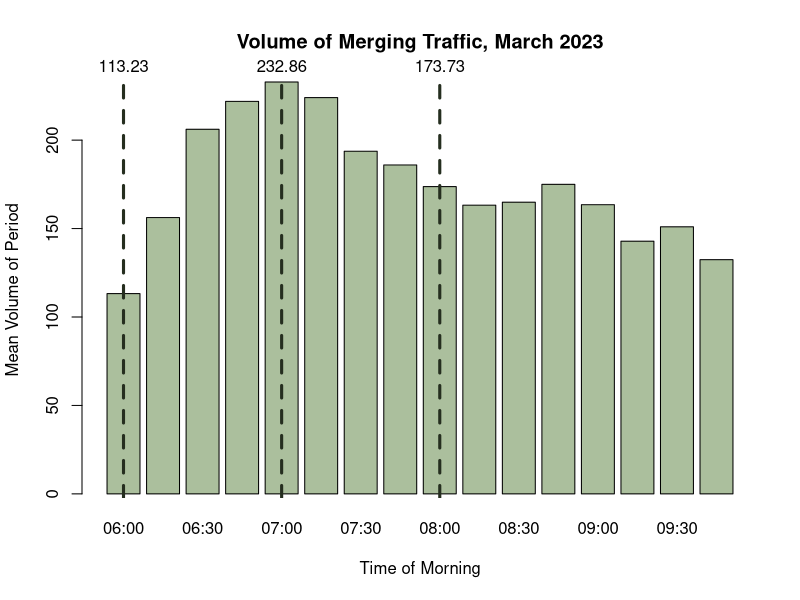
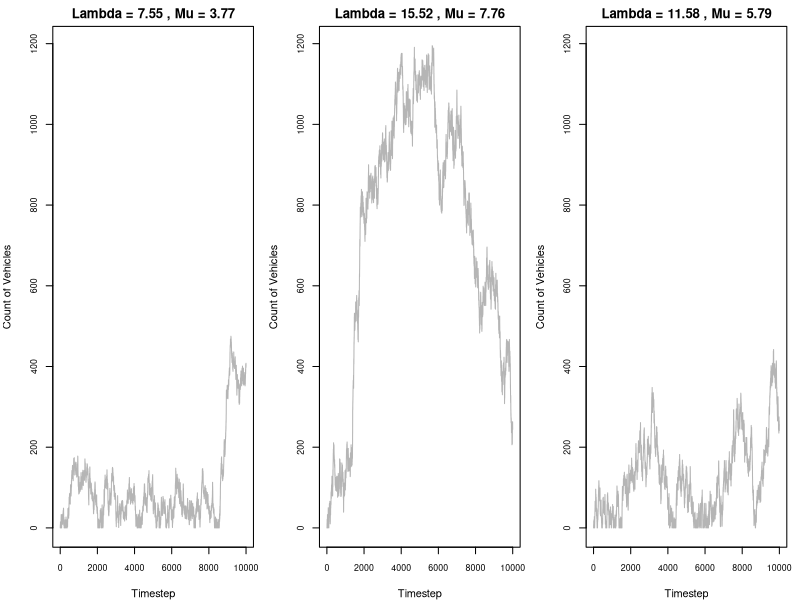
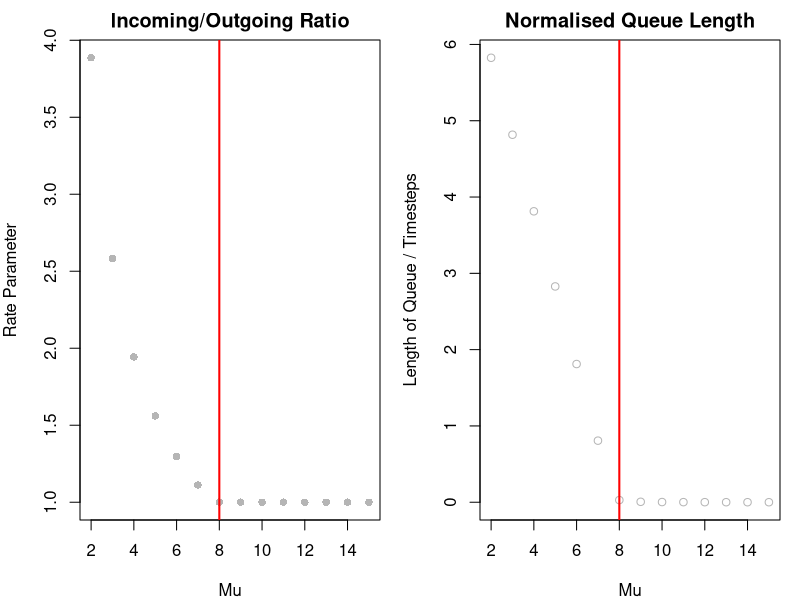
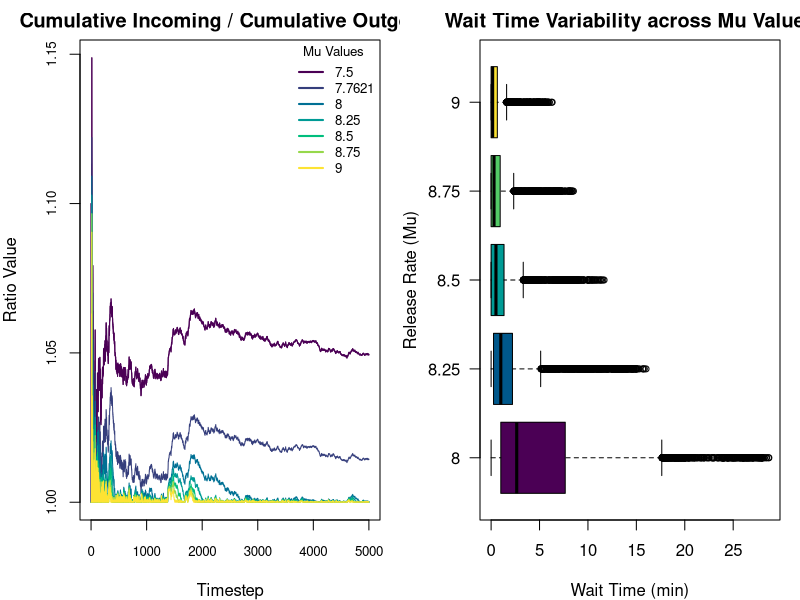
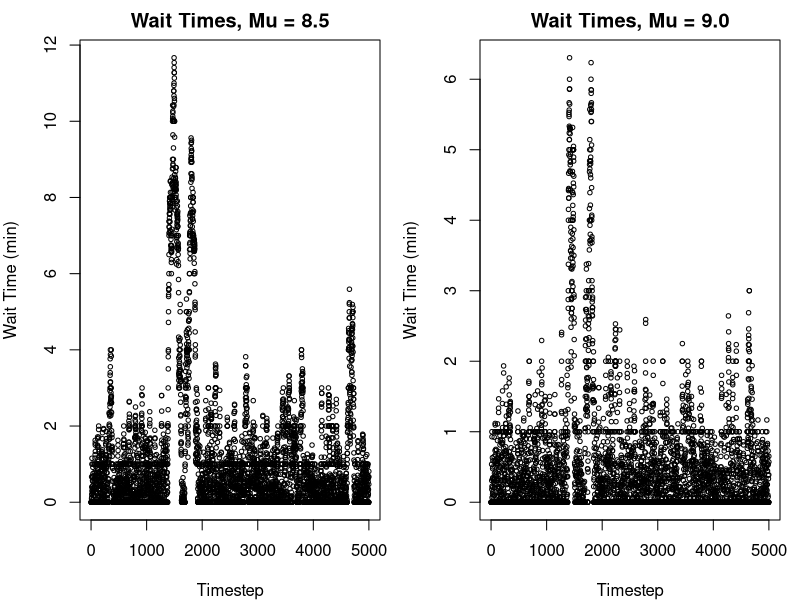
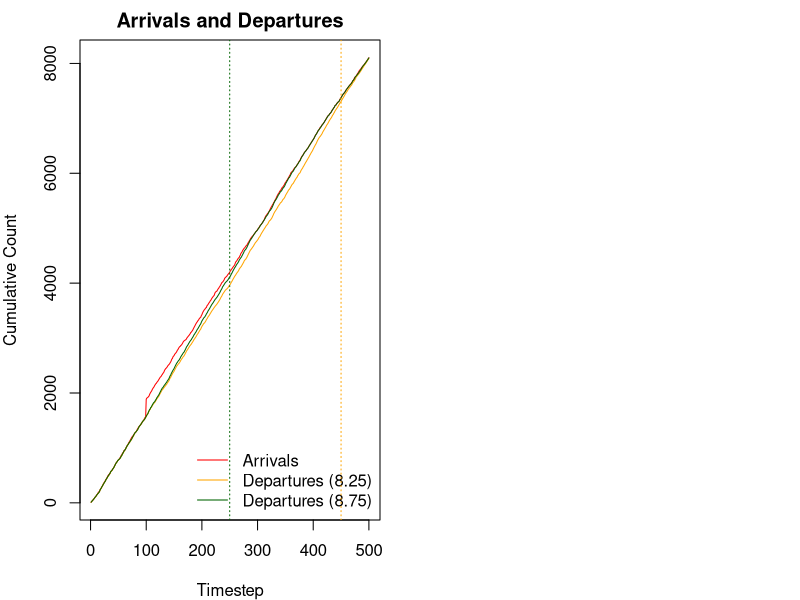
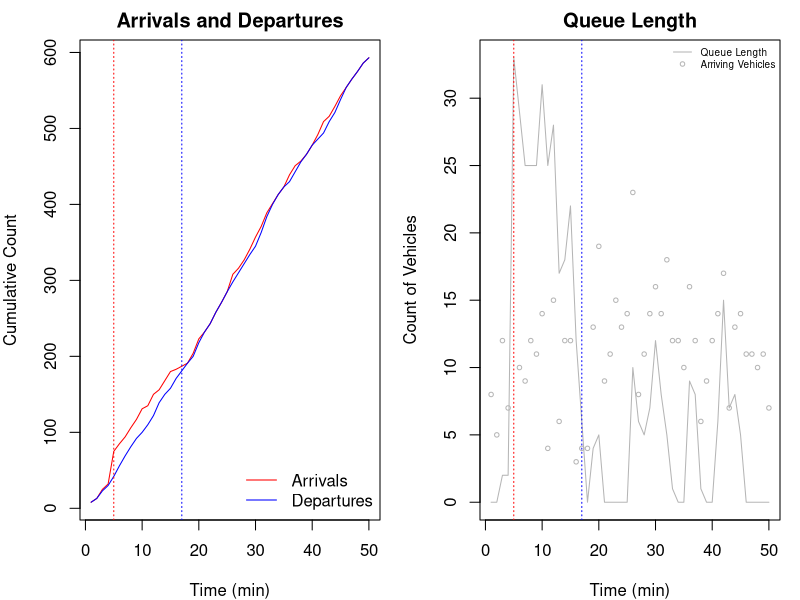
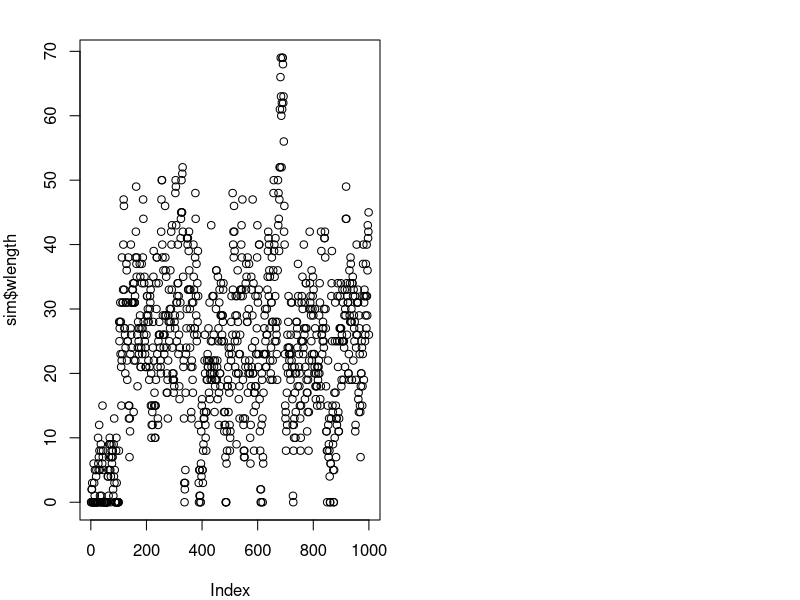

Write the R code that produced these figures, in order.
## ---- chunk 1
#| include: false

# Keep these commented as the full files were too large to upload to Github
# Importing datasets
# raw23 <- read.csv("2023-03.csv")
# raw25 <- read.csv("2025-03.csv")

# Filtering for on-ramp segment
# ramp25 <- raw25[raw25$MLinkID == 5725, ]
# ramp23 <- raw23[raw23$MLinkID == 5725, ]

# Filtering for the freeway segment directly following the on-ramp
# fwy25 <- raw25[raw25$MLinkID == 183, ]
# fwy23 <- raw23[raw23$MLinkID == 183, ]

# Simplified import commands
ramp25 <- read.csv("ramp25.csv")
ramp23 <- read.csv("ramp23.csv")

fwy25 <- read.csv("fwy25.csv")
fwy23 <- read.csv("fwy23.csv")
## ---- chunk 2
#| include: false

library(lubridate)

# Converting datetime strings to date objects
ramp23$Date.Time.AWST <- ymd_hm(ramp23$Date.Time.AWST)

# Adding day of the week column (1=sunday, 7=saturday)
ramp23$Weekday <- wday(ramp23$Date.Time.AWST)

# Adding hour of the day column
ramp23$Hour <- hour(ramp23$Date.Time.AWST)

# Adding 15-min segment identifier of column
ramp23$Period <- format(ramp23$Date.Time.AWST, "%H:%M")

# Removing weekends
ramp23.wk <- ramp23[ramp23$Weekday %in% c(2, 3, 4, 5, 6), ]

# Filtering for only the morning peak (6am-10am)
ramp23.pk.wk <- ramp23.wk[6 <= ramp23.wk$Hour & ramp23.wk$Hour < 10, ]

# Removing public holidays (March 6 is the onyl date - Labour Day)
ramp23.pk.wk <- ramp23.pk.wk[date(ramp23.pk.wk$Date.Time.AWST) != "2023-03-06", ]
## ---- chunk 3
head(ramp23[, c(-6, -7, -8, -9, -10)])
## ---- chunk 4
#| include: false

smeans <- aggregate(Volume ~ Period, 
                           data = ramp23.pk.wk, 
                           FUN = mean)

# getting max volume
smax <- max(smeans$Volume)
maxindex <- which(smeans$Volume == smax)

# getting mean volume
smean <- mean(smeans$Volume)

# getting min volume
smin <- min(smeans$Volume)
minindex <- which(smeans$Volume == smin)
## ---- chunk 5
#| echo: false

bp <- barplot(smeans$Volume, names.arg = smeans$Period, col="#abbf9d", xlab = "Time of Morning", ylab = "Mean Volume of Period", main="Volume of Merging Traffic, March 2023")

abline(v = bp[1], col = "#252e1f", lwd = 3, lty = 2)
text(x = bp[1], y = smax, labels = round(smeans$Volume[1], 2), pos = 3, xpd = TRUE)

abline(v = bp[5], col = "#252e1f", lwd = 3, lty = 2)
text(x = bp[5], y = smax, labels = round(smeans$Volume[5], 2), pos = 3, xpd = TRUE)

abline(v = bp[9], col = "#252e1f", lwd = 3, lty = 2)
text(x = bp[9], y = smax, labels = round(smeans$Volume[9], 2), pos = 3, xpd = TRUE)
## ---- chunk 6
#| echo: false
smu6  <- mean(ramp23.pk.wk[ramp23.pk.wk$Period == "06:00", 4])
svar6 <- var(ramp23.pk.wk[ramp23.pk.wk$Period == "06:00", 4])

data.frame (
  Mean = smu6,
  Variance = svar6,
  row.names = c("6am (min)")
)
## ---- chunk 7
#| include: false
ssize6 <- (smu6^2) / (svar6 - smu6)
## ---- chunk 8
sim1 <- rnbinom(10000, size = ssize6, mu = smu6)
sim2 <- rpois(10000, lambda = smu6)
data.frame (
  Mean = c(smu6, mean(sim1), mean(sim2)),
  Variance = c(svar6, var(sim1), mean(sim2)),
  row.names = c("Dataset", "NBinom Sim", "Poisson Sim  ")
)
## ---- chunk 9
#| echo: false
data.frame(
  Mean = smu6 / 15,
  Variance = svar6 / 15^2,
  Size = ((smu6/15)^2) / ((svar6/(15^2)) - smu6/15),
  row.names = c("Vehicles/min")
  )
## ---- chunk 10
#| echo: false

data.frame(
  Mean = c(smu6, smu6/15, smu6/15),
  Size = c(ssize6, ((smu6/15)^2) / ((svar6/(15^2)) - smu6/15), ssize6/15),
  row.names = c("Vehicles/15min", "Vehicles/min (Method 1)", "Vehicles/min (Method 2)")
)
## ---- chunk 11
#| include: false

# 6am models
# leave as the same

# 7am models
smu7  <- mean(ramp23.pk.wk[ramp23.pk.wk$Period == "07:00", 4])
svar7 <- var(ramp23.pk.wk[ramp23.pk.wk$Period == "07:00", 4])
ssize7 <- ((smu7^2) / (svar7 - smu7))

# 8am models
smu8  <- mean(ramp23.pk.wk[ramp23.pk.wk$Period == "08:00", 4])
svar8 <- var(ramp23.pk.wk[ramp23.pk.wk$Period == "08:00", 4])
ssize8 <- ((smu8^2) / (svar8 - smu8))

# update to vehicles / 15 minute
# we no longer use variance! DO NOT TOUCHHHH VARIANCE
smu6 <- smu6 / 15
ssize6 <- ssize6 / 15

smu7 <- smu7 / 15
ssize7 <- ssize7 / 15

smu8 <- smu8 / 15
ssize8 <- ssize8 / 15
## ---- chunk 12
#| echo: false

data.frame(
  Mean = c(smu6, smu7, smu8),
  Size = c(ssize6, ssize7, ssize8),
  row.names = c("6am (min)", "7am (max)", "8am (mean)")
)
## ---- chunk 13
onRampSimulation <- function(steps, alambda, asize, rmu, c) {
  set.seed(1234)
  
  queue <- c() # storage for vehicles currently in queue
  incoming <- numeric(steps) # track count of vehicles arrived
  outgoing <- numeric(steps) # track count of vehicles released
  
  wlength <- numeric(steps) # track length of queue in each timestep
  wtimesavg <- numeric(steps) # track AVERAGE waiting times of vehicles released in a timestep
  wtimesall <- c() # track INDIVIDUAL waiting times of vehicles released in a timestep

  for (i in 1:steps) {
    # calculate arrivals
    arate <- rnbinom(1, size=asize, mu=alambda)
    
    queue <- c(queue, rep(i, arate))
    incoming[i] <- arate
    
    # calculate departures
    rrate <- sum(rpois(c, lambda=rmu))
    released <- min(length(queue), rrate)
    
    outgoing[i] <- released
    
    # release cars and track wait times
    if (released > 0) {
      rtimes <- i - queue[1:released]
      wtimesavg[i] <- mean(rtimes)
      wtimesall <- c(wtimesall, rtimes)
      queue <- queue[-(1:released)]
    } else {
      wtimesavg[i] <- 0 
    }
    
    wlength[i] <- length(queue)
  }
  
  return(list(
    incoming = incoming,
    outgoing = outgoing,
    wtimesavg = wtimesavg,
    wtimesall = wtimesall,
    wlength = wlength)
    )
}
## ---- chunk 14
#| include: false

# easy method to run mutliple simulations
runMultiSims <- function(steps, alambdas, asizes, rmus, c){
  if (length(rmus) != length(alambdas) || length(alambdas) != length(asizes))
    stop("Must have an equal count for each parameter.")
  
  sims <- list()

  for (i in seq_along(rmus)) {
    sims[[i]] <- onRampSimulation(
      steps = steps, 
      alambda = alambdas[i],
      asize = asizes[i],
      rmu = rmus[i], 
      c = c
    )
  }
  
  maxlength <- 0
  for (sim in sims) {
    maxlength <- max(sim$wlength, maxlength)
  }
  
  data <- list(
    sims = sims,
    maxlength = maxlength
  )
  
  return(data)
}
## ---- chunk 15
#| echo: false

c <- 2

rmu6 <- smu6/c
rmu7 <- smu7/c
rmu8 <- smu8/c

data.frame(
  Best = c(smu6, rmu6),
  Worst = c(smu7, rmu7),
  Average = c(smu8, rmu8),
  row.names = c("Arrival Rate", "Departure Rate")
)
## ---- chunk 16
#| echo: false
alambdas <- c(smu6, smu7, smu8)
asizes <- c(ssize6, ssize7, ssize8)
rmus <- c(rmu6, rmu7, rmu8)

sims <- runMultiSims(10000, alambdas, asizes, rmus, 2)
maxqueue <- sims$maxlength
sims <- sims$sims # can just rassign

par(mfrow=c(1, length(rmus)), mar=c(4, 4, 2, 1))

for (i in seq_along(rmus)) {
  plot(
    sims[[i]]$wlength,
    type = "l",
    xlab = "Timestep",
    ylab = "Count of Vehicles",
    ylim = c(0, maxqueue),
    cex.axis = 0.8,
    col = "#b5b5b5",
    main = paste("Lambda =", round(alambdas[i], 2), ", Mu =", round(rmus[i], 2))
  )
}

paste("Maximum length:", maxqueue)

## ---- chunk 17
#| echo: false

steps <- 1000
rmus <- seq(2, 15)
count <- length(rmus)
c <- 2

sims <- runMultiSims(steps, rep(smu7, count), rep(ssize7, count), rmus, c)
# inoutrate <- sapply(sims$sims, function(x) mean(x$incoming/x$outgoing))
inoutrate <- sapply(sims$sims, function(x) sum(x$incoming)/sum(x$outgoing))
meanlength <- sapply(sims$sims, function(x) mean(x$wlength)/steps) # /steps to normalise

par(mfrow=c(1, 2))
plot(rmus, inoutrate, main="Incoming/Outgoing Ratio", ylab="Rate Parameter", xlab="Mu", pch=16, col="#b5b5b5")
abline(v=8, col="red", lwd = 2)
plot(rmus, meanlength, col="#b5b5b5", main="Normalised Queue Length", ylab="Length of Queue / Timesteps", xlab="Mu")
abline(v=8, col="red", lwd = 2)

paste("Recall that the incoming rate is", round(smu7, 2), "with a critical Mu of", round(rmu7, 2))
## ---- chunk 18
slope <- lm(meanlength[rmus < 8] ~ rmus[rmus < 8], )
summary(slope)
## ---- chunk 19
#| echo: false

steps <- 5000
rmus <- c(7.5, round(rmu7, 4), seq(8, 9, 0.25))
count <- length(rmus)
c <- 2

# can delete shite above
cols <- hcl.colors(length(rmus), "Viridis")

sims <- runMultiSims(steps, rep(smu7, count), rep(ssize7, count), rmus, c)$sims

plot(
    cumsum(sims[[1]]$incoming) / cumsum(sims[[1]]$outgoing),
    type = "l",
    xlab = "Timestep",
    ylab = "Ratio Value",
    cex.axis = 0.8,
    col = cols[1],
    main = "Cumulative Incoming / Cumulative Outgoing"
  )

# need to replot 1 so it shows ontop
for (i in seq_along(rmus)) {
  lines(
    cumsum(sims[[i]]$incoming) / cumsum(sims[[i]]$outgoing),
    col=cols[i]
    )
}

legend("topright", legend = rmus, col = cols, lty = 1, lwd = 2, title = "Mu Values", bty = "n", cex = 0.8)
## ---- chunk 20
#| echo: false

# use sims from above

rmus <- rmus[c(-1, -2)]
sims <- sims[c(-1, -2)]

plotlist <- lapply(sims, function(x) x$wtimesavg)
names(plotlist) <- rmus

boxplot(plotlist, 
        horizontal=TRUE, 
        las=1,
        col=hcl.colors(length(rmus), "Viridis"),
        xlab="Wait Time (min)", 
        ylab="Release Rate (Mu)",
        main="Wait Time Variability across Mu Values",
        outline=TRUE,
        cex=0.8
        )
## ---- chunk 21
summary(plotlist$"8.25")
## ---- chunk 22
lower <- smu7 / (c * 9.00)
upper <- smu7 / (c * 8.75)
c(lower, upper)
## ---- chunk 23
summary(plotlist$"9") # 86.2% utilisation
summary(plotlist$"8.75") #88.7% utilisation
## ---- chunk 24
par(mfrow = c(1, 2))
plot(plotlist$"8.5", xlab="Timestep", ylab="Wait Time (min)", main="Wait Times, Mu = 8.5", cex=0.6)
plot(plotlist$"9", xlab="Timestep", ylab="Wait Time (min)", main="Wait Times, Mu = 9.0", cex=0.6)
## ---- chunk 25
#| include: false

# FOR THE SIMULATION BELOW
# alambda refers to TOTAL arrival rate /min
# asize refers to dispersion parameter
# rmu refers to PER LANE departure rate /min

# CHANGES
# defaults to 2 lanes
# threshold : the length of queue (count) before a 3rd temp lane is opened
# injection: a vector c(count of vehicles to inject, timestep of injection)
# shift: a vector c(new alambda, new asize, timestep to switch to new model)

onRampTransientSimulation <- function(steps, alambda, asize, rmu, 
                                      injection = c(0, 0), 
                                      shift = c(0, 0, 0), 
                                      threshold = Inf) {
  set.seed(1234)
  
  queue <- c() # storage for vehicles currently in queue
  incoming <- numeric(steps) # track count of vehicles arrived
  outgoing <- numeric(steps) # track count of vehicles released
  
  wlength <- numeric(steps) # track length of queue in each timestep
  wtimesavg <- numeric(steps) # track AVERAGE waiting times of vehicles released in a timestep
  wtimesall <- c() # track INDIVIDUAL waiting times of vehicles released in a timestep

  for (i in 1:steps) {
    # control temporary lane
    c <- 2 # defaults to 2 lanes if below threshold
    if ((i != 1) && (wlength[i-1] > threshold)) {
      c <- 3
    }
    
    # control model shift
    if(i == shift[3]) {
      alambda <- shift[1]
      asize <- shift[2]
    }
    
    # calculate arrivals
    arate <- rnbinom(1, size=asize, mu=alambda)
    # control vehicle injection
    if(i == injection[2]) {
      arate <- arate + injection[1]
    }
    queue <- c(queue, rep(i, arate))
    incoming[i] <- arate

    # calculate departures
    rrate <- sum(rpois(c, lambda=rmu))
    released <- min(length(queue), rrate)
    
    outgoing[i] <- released
    
    # release cars and track wait times
    if (released > 0) {
      rtimes <- i - queue[1:released]
      wtimesavg[i] <- mean(rtimes)
      wtimesall <- c(wtimesall, rtimes)
      queue <- queue[-(1:released)]
    } else {
      wtimesavg[i] <- 0 
    }
    
    wlength[i] <- length(queue)
  }
  
  return(list(
    incoming = incoming,
    outgoing = outgoing,
    wtimesavg = wtimesavg,
    wtimesall = wtimesall,
    wlength = wlength)
    )
}
## ---- chunk 26
#| echo: false

sim1 <- onRampTransientSimulation(500, smu7, ssize7, 8.25,
                          injection = c(300, 100), # 300 vehicles, timestep 100
)
sim2 <- onRampTransientSimulation(500, smu7, ssize7, 8.75,
                          injection = c(300, 100), # 300 vehicles, timestep 100
)

plot(cumsum(sim1$incoming), type="l", lty=1, col="red", xlab="Timestep", ylab="Cumulative Count", main="Arrivals and Departures")
lines(cumsum(sim1$outgoing), type="l", col="orange")
lines(cumsum(sim2$outgoing), type="l", col="darkgreen")

legend("bottomright", legend=c("Arrivals", "Departures (8.25)", "Departures (8.75)"), col=c("red", "orange", "darkgreen"), lty=1, bty="n")
abline(v=250, col="darkgreen", lty=3)
abline(v=450, col="orange", lty=3)
## ---- chunk 27
sim <- onRampTransientSimulation(50, smu8, ssize8, rmu8/0.85,
                          injection = c(30, 5))
## ---- chunk 28
#| echo: false

par(mfrow = c(1, 2))
plot(cumsum(sim$incoming), type="l", lty=1, col="red", xlab="Time (min)", ylab="Cumulative Count", main="Arrivals and Departures")
lines(cumsum(sim$outgoing), type="l", col="blue")
legend("bottomright", legend=c("Arrivals", "Departures"), col=c("red", "blue"), lty=1, bty="n")
abline(v=5, col="red", lty=3)
abline(v=17, col="blue", lty=3)

plot(sim$wlength, type="l", main="Queue Length", xlab="Time (min)", ylab="Count of Vehicles", col="#b5b5b5")
points(sim$incoming, cex = 0.6, col="#b5b5b5")
legend("topright", legend=c("Queue Length", "Arriving Vehicles"), col="#b5b5b5", lty=c(1, 0), pch=c(NA, 1), bty="n", cex=0.6)
abline(v=5, col="red", lty=3)
abline(v=17, col="blue", lty=3)
## ---- chunk 29
summary(sim$wtimesavg)
## ---- chunk 30
sim <- onRampTransientSimulation(1000, smu8, ssize8, rmu8/0.85,
                          shift = c(smu7, ssize7, 100),
                          threshold = 30)
plot(sim$wlength)
## ---- chunk 31
par(mfrow = c(1, 2))
# testing 88% utilisation
sim88 <- onRampSimulation(2000, smu7, ssize7, rmu7 / 0.887, 2)
hist(sim88$wtimesavg, main = "7am, p=88.7%", xlab="Waiting Time (minutes)", breaks = 20)
abline(v = 2, lwd = 3, col="red")

# testing 94% utilisation
sim94 <- onRampSimulation(2000, smu7, ssize7, rmu7 / 0.941, 2)
hist(sim94$wtimesavg, main = "7am, p=94.1%", xlab="Waiting Time (minutes)", breaks = 20)
abline(v = 2, lwd = 3, col="red")
## ---- chunk 32
#| include: false

# using 88.7% utilisation rate
prop.test(x = sum(sim88$wtimesavg > 2), 
          n = length(sim88$wtimesavg), 
          p = 0.2, 
          alternative = "greater", 
          conf.level = 0.95)

# using 94.1% utilisation rate
prop.test(x = sum(sim94$wtimesavg > 2), 
          n = length(sim94$wtimesavg), 
          p = 0.2, 
          alternative = "greater", 
          conf.level = 0.95)
## ---- chunk 33
#| echo: false

data.frame(
  P_Value = c("1", "<2.2e-16"),
  Proportion = c("0.164", "0.3715"),
  row.names = c("88.7% Utilisation", "94.1% Utilisation")
)
## ---- chunk 34
# PLOTTING BANK
data <- onRampSimulation(steps=5000, alambda=smu6, asize=ssize6, rmu=(rmu6 - 0), c=2)
incoming <- data$incoming
outgoing <- data$outgoing
wtimesavg <- data$wtimesavg
wtimesall <- data$wtimesall
wlength <- data$wlength

# hysteresis plot
plot(wlength, wtimesavg)

# one more
plot(cumsum(incoming) / cumsum(outgoing))
plot(incoming / outgoing)

# level of service
hist(wtimesall)

plot(cumsum(incoming) / cumsum(outgoing))

# SENSITIVITY THING I DIDNT LIKE
steps <- 1000
rmus <- c(6, 7, 8)
count <- length(rmus)
c <- 2

sims <- runMultiSims(steps, rep(smu7, count), rep(ssize7, count), rmus, c)$sims

par(mfrow = c(1, count))
for (i in seq_along(rmus)) {
  plot(
    sims[[i]]$wlength,
    type = "l",
    xlab = "Timestep",
    ylab = "Count of Vehicles",
    cex.axis = 0.8,
    col = "#b5b5b5",
    main = paste("Mu =", round(rmus[i], 2))
  )
}
